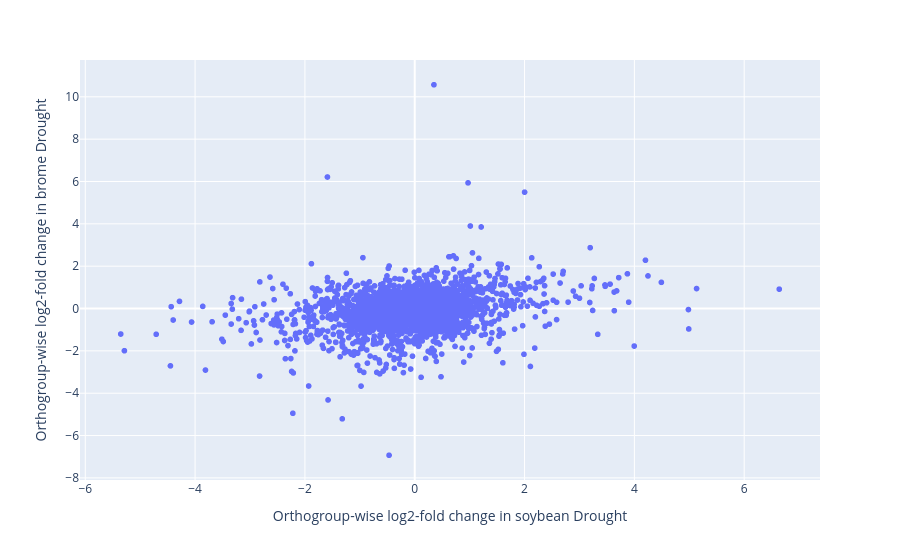

Notebook code for this chart:
### Code cell
fig = px.scatter(merged_ortho_df_mod, x='Tomato Log2FC', y='Arabidopsis Log2FC', 

                 hover_data=['Tomato Log2FC', 'Arabidopsis Log2FC', 'index',], # Data to show on hover
                 )

fig.update_layout(
    xaxis_title='Orthogroup-wise log2-fold change in soybean Drought',
    yaxis_title='Orthogroup-wise log2-fold change in brome Drought',)

### Figure 1 — Plotly figure (JSON) as saved in the notebook; plotly's stock layout.template omitted (floating-point values rounded to 4 significant figures; data arrays with more than 128 entries replaced by an {"elided": "..."} marker saying what was removed)
{"data": [{"customdata": {"elided": "3072x1 str values"}, "hovertemplate": "Tomato Log2FC=%{x}<br>Arabidopsis Log2FC=%{y}<br>index=%{customdata[0]}<extra></extra>", "legendgroup": "", "marker": {"color": "#636efa", "symbol": "circle"}, "mode": "markers", "name": "", "showlegend": false, "type": "scattergl", "x": {"elided": "3072 float values"}, "xaxis": "x", "y": {"elided": "3072 float values"}, "yaxis": "y"}], "layout": {"legend": {"tracegroupgap": 0}, "margin": {"t": 60}, "xaxis": {"anchor": "y", "domain": [0, 1], "title": {"text": "Orthogroup-wise log2-fold change in soybean Drought"}}, "yaxis": {"anchor": "x", "domain": [0, 1], "title": {"text": "Orthogroup-wise log2-fold change in brome Drought"}}}}
